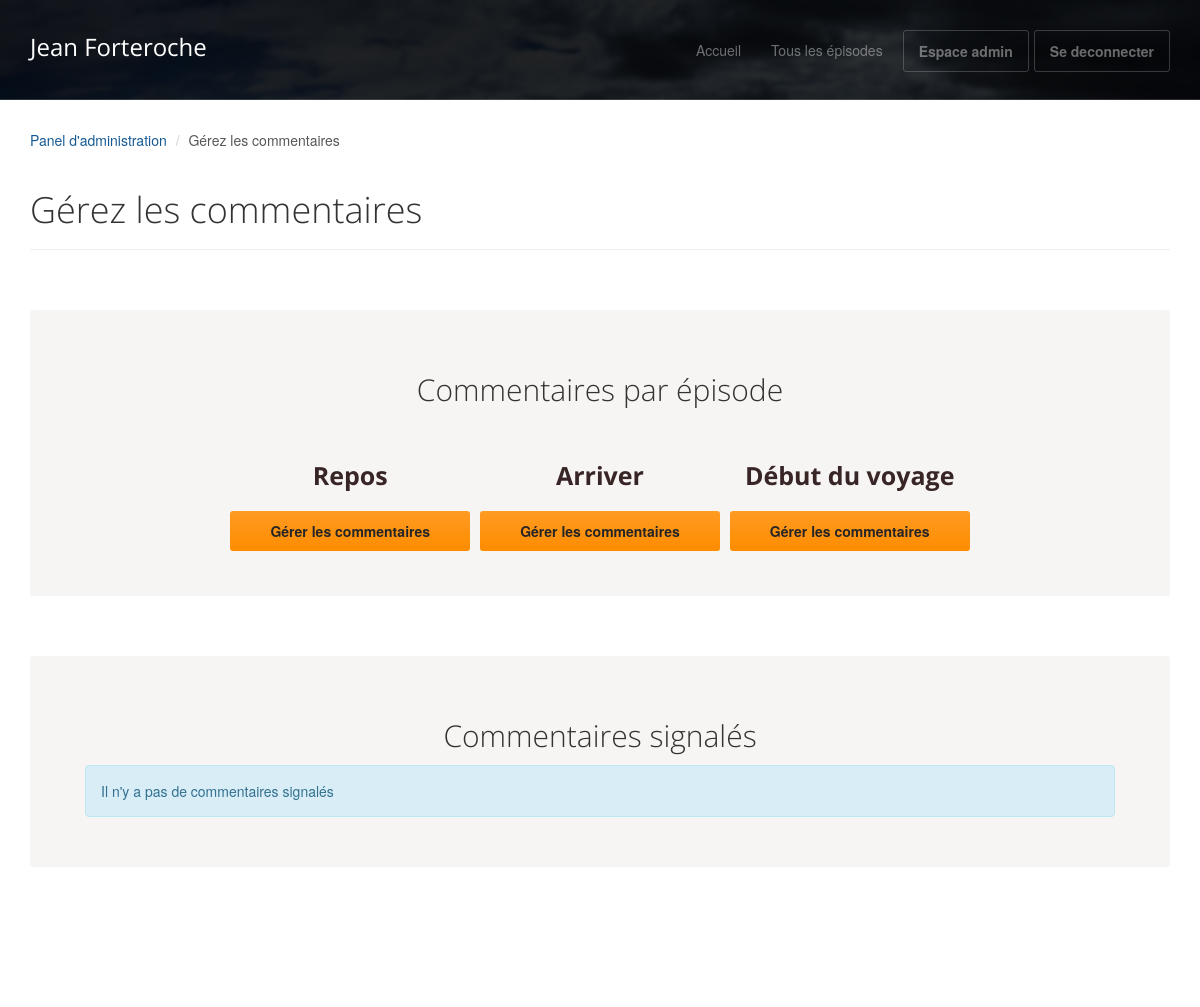
The app's page /index.php?page=admin&action=comment (signed in) with its own data.
### tables this page shows
CREATE TABLE IF NOT EXISTS `episodes` (
  `id` int(11) NOT NULL AUTO_INCREMENT,
  `title` varchar(255) NOT NULL,
  `content` longtext NOT NULL,
  `publication_date` date NOT NULL,
  PRIMARY KEY (`id`)
);

### app/controller/BackController.php (called while the page is built, shortened)
<?php
class BackController
{
	private $episodeManage;
	private $commentManage;
	private $view;
	public function __construct()
	{
		$this->episodeManage = new EpisodeManager();
		$this->commentManage = new CommentManager();
		$this->view = new View;
	}
	public function comment($id = null)
	{
		$requestComments = null;
		$requestCommentsReport = $this->commentManage->getReportComments();
		$requestEpisodes = $this->episodeManage->getEpisodes();
		$this->view->render('comment', [
			'episodes' => $requestEpisodes,
			'comments' => $requestComments,
			'commentsReport' => $requestCommentsReport
		], true);
	}
}

### public/index.php (called while the page is built, shortened)
<?php
$routing = new App\config\Router();
$routing->run();

### app/manager/DatabaseManager.php (called while the page is built, shortened)
<?php
abstract class DatabaseManager
{
	private $dbconnect;
	private function getConnection()
	{
		if ($this->dbconnect === null) {
			try {
				$db = new PDO(self::PDO_STATEMENT, self::DB_USER, self::DB_PASS);
				$db->setAttribute(PDO::ATTR_ERRMODE, PDO::ERRMODE_EXCEPTION);
				$this->dbconnect = $db;
			} catch (Exception $errorConnection) {
				die('Erreur de connection :' . $errorConnection->getMessage());
			}
		}
		return $this->dbconnect;
	}
	protected function getSql($statement, $class, $parameters = null)
	{
		if ($parameters) {
			$db = $this->getConnection()->prepare($statement);
			$db->setFetchMode(PDO::FETCH_CLASS, $class);
			$db->execute($parameters);
			return $db;
		} else {
			$db = $this->getConnection()->query($statement);
			$db->setFetchMode(PDO::FETCH_CLASS, $class);
			return $db;
		}
	}
}

### app/manager/EpisodeManager.php (called while the page is built, shortened)
<?php
class EpisodeManager extends DatabaseManager
{
	public function getEpisodes()
	{
		$statement = 'SELECT id, title, content, DATE_FORMAT(publication_date, \'%d / %m / %Y\')  AS publication_date FROM episodes ORDER BY publication_date DESC';
		$request = $this->getSql($statement, 'App\app\model\Episode');
		$requestGet = $request->fetchAll();
		return $requestGet;
	}
}

### app/model/Episode.php (called while the page is built, shortened)
<?php
class Episode
{
	private $id;
	private $title;
	public function getId()
	{
		return $this->id;
	}
	public function getTitle()
	{
		return $this->title;
	}
}

### view/backend/comment.php (the view)
<?php $this->title = 'Gérez les commentaires'; ?>
<header id="head" class="secondary"></header>
<div class="container">
    <ol class="breadcrumb">
        <li><a href="index.php?page=admin">Panel d'administration</a></li>
        <li class="active"><?= $this->title ?></li>
    </ol>
    <div class="row">
        <article class="col-md-12 maincontent">
            <header class="page-header">
                <h1 class="page-title"><?= $this->title; ?></h1>
            </header>
			<?php if (isset($_GET['id'])) { ?>
                <div class="jumbotron top-space comment-list">
                    <div class="container">
                        <h2 class="text-center thin">
                            <a href="index.php?page=admin&action=comment">Revenir en arrière</a>
                        </h2>
						<?php foreach ($comments as $comment): ?>
                            <div class="highlight comment">
                                <div class="comment-content">
                                    <div class="h-caption">
                                        <h3 class="text-left"><?= htmlspecialchars($comment->getPseudo()); ?></h3>
                                    </div>
                                    <div class="h-body">
										<?= htmlspecialchars($comment->getContent()); ?>
                                    </div>
                                </div>
                                <div class="comment-btn">
                                    <a href="index.php?page=admin&action=deleteComment&id=<?= $comment->getId(); ?>"
                                       class="btn btn-danger">Supprimer</a>
                                </div>
                            </div>
						<?php endforeach; ?>
                    </div>
                </div>
			<?php } else { ?>
                <div class="jumbotron top-space comment-episode-list">
                    <div class="container">
                        <h2 class="text-center thin">Commentaires par épisode</h2>
                        <div class="jumbotron-comment">
							<?php foreach ($episodes as $episode): ?>
                                <div class="highlight">
                                    <div class="h-caption"><h3><?= $episode->getTitle(); ?></h3></div>
                                    <div class="h-body text-center">
                                        <p><a href="index.php?page=admin&action=comment&id=<?= $episode->getId(); ?>"
                                              class="btn btn-action">Gérer les commentaires</a></p>
                                    </div>
                                </div>
							<?php endforeach; ?>
                        </div>
                    </div>
                </div>
                <div class="jumbotron top-space comment-list">
                    <div class="container">
                        <h2 class="text-center thin">Commentaires signalés</h2>
                        <div class="jumbotron-comment-admin">
							<?php if (count($commentsReport) > 0) { ?>
								<?php foreach ($commentsReport as $commentReport): ?>
                                    <div class="highlight comment">
                                        <div class="comment-content">
                                            <div class="h-caption">
                                                <h3 class="text-left"><?= htmlspecialchars($commentReport->getPseudo()); ?></h3>
                                            </div>
                                            <div class="h-body">
												<?= htmlspecialchars($commentReport->getContent()); ?>
                                            </div>
                                        </div>
                                        <div class="comment-btn">
                                            <a href="index.php?page=admin&action=approveComment&id=<?= $commentReport->getId(); ?>"
                                               class="btn btn-success">Approuver</a>
                                            <a href="index.php?page=admin&action=deleteComment&id=<?= $commentReport->getId(); ?>"
                                               class="btn btn-danger">Supprimer</a>
                                        </div>
                                    </div>
								<?php endforeach; ?>
							<?php } else { ?>
                                <div class="alert alert-info" role="alert">
                                    Il n'y a pas de commentaires signalés
                                </div>
							<?php } ?>
                        </div>
                    </div>
                </div>
			<?php } ?>
        </article>
    </div>
</div>

### public/assets/css/main.css (style rules this page uses)
#head { background:#181015 url( ../images/bg_header.jpg) no-repeat; background-size: cover; min-height:520px; text-align: center; padding-top:240px; color:white; font-family:"Open sans", Helvetica, Arial; font-weight:300; }
#head.secondary { height:100px; min-height: 100px; padding-top:0px; }
.highlight { margin-top:40px; }
.h-caption { text-align: center; }
h1, h2, h3, h4, h5, h6 { font-family:"Open sans", Helvetica, Arial; }
h1, .h1, h2, .h2, h3, .h3 { margin-top:30px; }
.thin { font-weight:300; }
.page-title { margin-top:20px; font-weight:300; }
.breadcrumb { background:none; padding:0; margin:30px 0 0px 0; }
.top-space { margin-top: 60px; }

### public/assets/css/style.css (style rules this page uses)
a { color: #175a93; }
.h-caption { margin-top: 40px; }
.h-caption h3 { font-size: 25px; font-weight: bold; color: #382526; margin-bottom: 20px; }
blockquote, .text-muted, .breadcrumb .active { color: #575757; }
.jumbotron .btn-action, .btn-primary, .episode .btn-action, .btn-primary { color: #252525; }
.maincontent { margin-bottom: 40px; }
.comment-list { margin-bottom: 100px; }
.comment-list .comment .comment-btn, .comment-episode-list .jumbotron-comment { display: flex; flex-wrap: wrap; justify-content: center; }
.comment-episode-list .jumbotron-comment .highlight { margin: 0 5px; }

### records on screen
episodes: title "Repos"
episodes: title "Arriver"
episodes: title "Début du voyage"

### other values on screen
$this->title "Gérez les commentaires"
